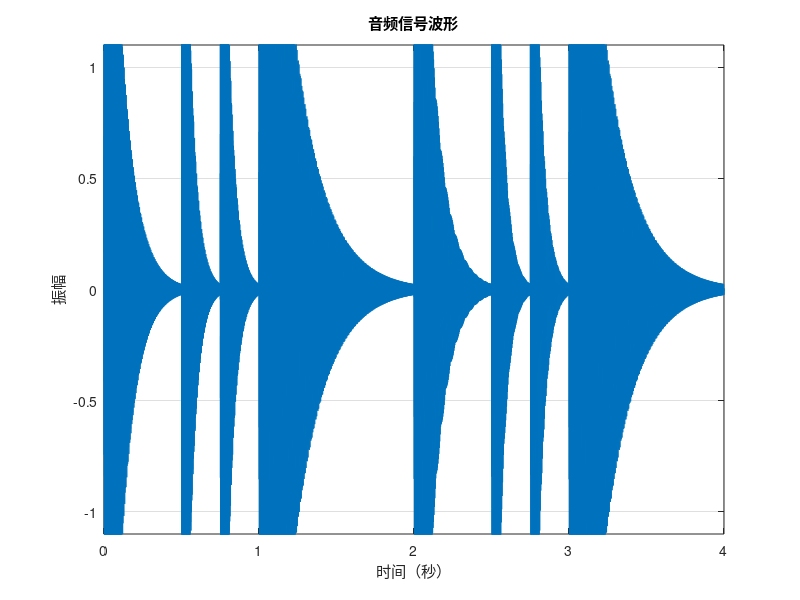

This figure's MATLAB source:
fs=8000;
quarterNote=0.5;
freq_5=523.25;
freq_6=freq_5*2^(2/12);
freq_2=freq_5*2^(-5/12);
freq_1=freq_5*2^(-7/12);
freq_6dot=freq_5*2^(-10/12);

generateNote = @(f,duration) (sin(2*pi*f*(0:1/fs:duration))+sin(4*pi*f*(0:1/fs:duration))*1.46+sin(6*pi*f*(0:1/fs:duration))*0.96+sin(8*pi*f*(0:1/fs:duration))*1.1).*exp(-5*(0:1/fs:duration)/duration);

note5_4 = generateNote(freq_5, quarterNote);
note5_8 = generateNote(freq_5, quarterNote/2);
note6_8 = generateNote(freq_6, quarterNote/2);
note2_2 = generateNote(freq_2, quarterNote*2);
note1_4 = generateNote(freq_1, quarterNote);
note1_8 = generateNote(freq_1, quarterNote/2);
note6dot_8 = generateNote(freq_6dot, quarterNote/2);

to_display=[note5_4,note5_8,note6_8,note2_2,note1_4,note1_8,note6dot_8,note2_2];
sound(to_display, fs);


% 计算时间轴
t = (0:length(to_display)-1)/fs; 

% 绘制波形图
figure;
plot(t, to_display);
xlabel('时间（秒）');
ylabel('振幅');
title('音频信号波形');
grid on;

% 自动调整横轴范围（0到总时长）
xlim([0, t(end)]); 

% 纵轴固定显示范围（-1到1）
ylim([-1.1, 1.1]);